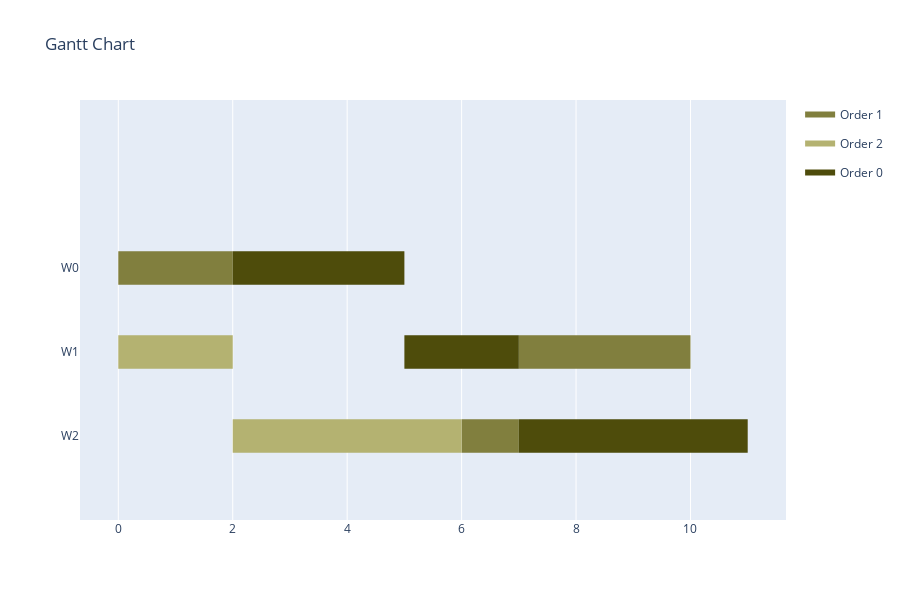

This figure's notebook cell:
### Code cell
def is_first(jobs, index): # check if job is the first in it's order sequence
    return jobs[index][2] == 0 or order_for_index[jobs[index][2]-1] != order_for_index[jobs[index][2]]

w = dict()
for i in range(len(assignments)):
    if assignments[i] not in w:
        w[assignments[i]] = []
    w[assignments[i]].append([solution[i], solution[i]+durations[i], i]) #<start, end, index>
import copy
new_solution = copy.deepcopy(solution)
changes_made = True
while changes_made:
    changes_made = False
    for workstation in w.keys():
        sorted_jobs = sorted(w[workstation], key=lambda x: x[0])
        for i in range(len(sorted_jobs)):
            shift = 0
            if is_first(sorted_jobs, i):
                if i == 0: # start at 0
                    shift = sorted_jobs[i][0] 
                    sorted_jobs[i][0] -= shift
                    sorted_jobs[i][1] -= shift                  
                else: # there are other jobs on this workstation before this one
                    shift = sorted_jobs[i][0] - sorted_jobs[i-1][1] # move it back to where the previous job stopped
                    sorted_jobs[i][0] -= shift
                    sorted_jobs[i][1] -= shift
            else: # find end of previous job in sequence + end of job previous on the workstation -> move to closer one
                prev_end = new_solution[sorted_jobs[i][2]-1] + durations[sorted_jobs[i][2]-1]
                prev_shift = sorted_jobs[i][0] - prev_end
                if i == 0: # no previous jobs on this workstation
                    shift = prev_shift
                    sorted_jobs[i][0] -= shift
                    sorted_jobs[i][1] -= shift
                else:
                    shift = sorted_jobs[i][0] - sorted_jobs[i-1][1] # move it back to where the previous job stopped
                    if prev_shift < shift:
                        shift = prev_shift
                    sorted_jobs[i][0] -= shift
                    sorted_jobs[i][1] -= shift
            new_solution[sorted_jobs[i][2]] = sorted_jobs[i][0] # update new start points
            changes_made = changes_made or shift != 0
print(new_solution)
print(f'Idle Time: {abs(idle_time_fitness_function(new_solution, 0)) -1}')
print(f'Makespan: {abs(fitness_function(new_solution, 0)) - 1}')
data = []
for i in range(len(jobs_to_schedule)):
    data.append([assignments[i], jobs_to_schedule[i], new_solution[i], durations[i]])
visualize(data)

### Figure 1 — Plotly figure (JSON) as saved in the notebook; plotly's stock layout.template omitted (floating-point values rounded to 4 significant figures)
{"data": [{"fill": "toself", "fillcolor": "rgb(129, 127, 62)", "hoverinfo": "name", "legendgroup": "rgb(129, 127, 62)", "mode": "none", "name": "Order 1", "type": "scatter", "x": [0, 2, 2, 0, 0, 6, 7, 7, 6, 6, 7, 10, 10, 7], "y": [1.8, 1.8, 2.2, 2.2, null, -0.2, -0.2, 0.2, 0.2, null, 0.8, 0.8, 1.2, 1.2]}, {"fill": "toself", "fillcolor": "rgb(180, 178, 113)", "hoverinfo": "name", "legendgroup": "rgb(180, 178, 113)", "mode": "none", "name": "Order 2", "type": "scatter", "x": [0, 2, 2, 0, 0, 2, 6, 6, 2], "y": [0.8, 0.8, 1.2, 1.2, null, -0.2, -0.2, 0.2, 0.2]}, {"fill": "toself", "fillcolor": "rgb(78, 76, 11)", "hoverinfo": "name", "legendgroup": "rgb(78, 76, 11)", "mode": "none", "name": "Order 0", "type": "scatter", "x": [2, 5, 5, 2, 2, 5, 7, 7, 5, 5, 7, 11, 11, 7], "y": [1.8, 1.8, 2.2, 2.2, null, 0.8, 0.8, 1.2, 1.2, null, -0.2, -0.2, 0.2, 0.2]}, {"legendgroup": "rgb(129, 127, 62)", "marker": {"color": "rgb(129, 127, 62)", "opacity": 0, "size": 1}, "mode": "markers", "name": "", "showlegend": false, "text": [null, null, null, null, null, null], "type": "scatter", "x": [0, 2, 6, 7, 7, 10], "y": [2, 2, 0, 0, 1, 1]}, {"legendgroup": "rgb(180, 178, 113)", "marker": {"color": "rgb(180, 178, 113)", "opacity": 0, "size": 1}, "mode": "markers", "name": "", "showlegend": false, "text": [null, null, null, null], "type": "scatter", "x": [0, 2, 2, 6], "y": [1, 1, 0, 0]}, {"legendgroup": "rgb(78, 76, 11)", "marker": {"color": "rgb(78, 76, 11)", "opacity": 0, "size": 1}, "mode": "markers", "name": "", "showlegend": false, "text": [null, null, null, null, null, null], "type": "scatter", "x": [2, 5, 5, 7, 7, 11], "y": [2, 2, 1, 1, 0, 0]}], "layout": {"height": 600, "hovermode": "closest", "showlegend": true, "title": {"text": "Gantt Chart"}, "xaxis": {"rangeselector": {"buttons": [{"count": 7, "label": "1w", "step": "day", "stepmode": "backward"}, {"count": 1, "label": "1m", "step": "month", "stepmode": "backward"}, {"count": 6, "label": "6m", "step": "month", "stepmode": "backward"}, {"count": 1, "label": "YTD", "step": "year", "stepmode": "todate"}, {"count": 1, "label": "1y", "step": "year", "stepmode": "backward"}, {"step": "all"}]}, "showgrid": true, "type": "linear", "zeroline": false}, "yaxis": {"autorange": false, "range": [-1, 4], "showgrid": false, "ticktext": ["W2", "W1", "W0"], "tickvals": [0, 1, 2], "zeroline": false}}}
